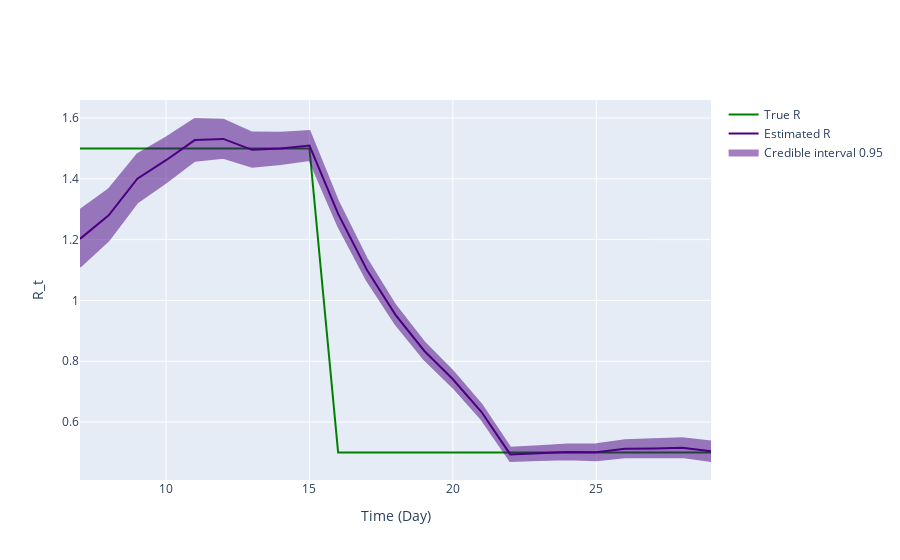

Write notebook code for a chart like this one.
### Code cell
fig = ReproductionNumberPlot()

fig.add_ground_truth_rt(ground_truth)
fig.add_interval_rt(interval)

fig.update_labels(time_label='Time (Day)', r_label='R_t')

fig.show_figure()

### Figure 1 — Plotly figure (JSON) as saved in the notebook; plotly's stock layout.template omitted (floating-point values rounded to 4 significant figures)
{"data": [{"line": {"color": "green"}, "mode": "lines", "name": "True R", "type": "scatter", "x": [7, 8, 9, 10, 11, 12, 13, 14, 15, 16, 17, 18, 19, 20, 21, 22, 23, 24, 25, 26, 27, 28, 29], "y": [1.5, 1.5, 1.5, 1.5, 1.5, 1.5, 1.5, 1.5, 1.5, 0.5, 0.5, 0.5, 0.5, 0.5, 0.5, 0.5, 0.5, 0.5, 0.5, 0.5, 0.5, 0.5, 0.5]}, {"line": {"color": "indigo"}, "mode": "lines", "name": "Estimated R", "type": "scatter", "x": [7, 8, 9, 10, 11, 12, 13, 14, 15, 16, 17, 18, 19, 20, 21, 22, 23, 24, 25, 26, 27, 28, 29], "y": [1.202, 1.28, 1.401, 1.461, 1.527, 1.531, 1.495, 1.5, 1.509, 1.285, 1.101, 0.9525, 0.8346, 0.7407, 0.633, 0.4937, 0.4977, 0.5017, 0.5005, 0.5121, 0.5132, 0.5154, 0.5038]}, {"fill": "toself", "fillcolor": "indigo", "line": {"color": "indigo"}, "mode": "lines", "name": "Credible interval 0.95", "opacity": 0.5, "type": "scatter", "x": [7, 8, 9, 10, 11, 12, 13, 14, 15, 16, 17, 18, 19, 20, 21, 22, 23, 24, 25, 26, 27, 28, 29, 29, 28, 27, 26, 25, 24, 23, 22, 21, 20, 19, 18, 17, 16, 15, 14, 13, 12, 11, 10, 9, 8, 7], "y": [1.298, 1.366, 1.481, 1.536, 1.597, 1.594, 1.552, 1.552, 1.557, 1.326, 1.136, 0.9836, 0.8628, 0.7671, 0.6576, 0.5159, 0.5209, 0.5264, 0.5269, 0.5404, 0.5431, 0.5469, 0.5363, 0.4723, 0.4848, 0.4841, 0.4845, 0.4748, 0.4775, 0.475, 0.472, 0.6088, 0.7147, 0.8067, 0.9219, 1.066, 1.244, 1.462, 1.449, 1.44, 1.469, 1.46, 1.388, 1.322, 1.198, 1.111]}], "layout": {"hovermode": "x unified", "xaxis": {"title": {"text": "Time (Day)"}}, "yaxis": {"title": {"text": "R_t"}}}}
